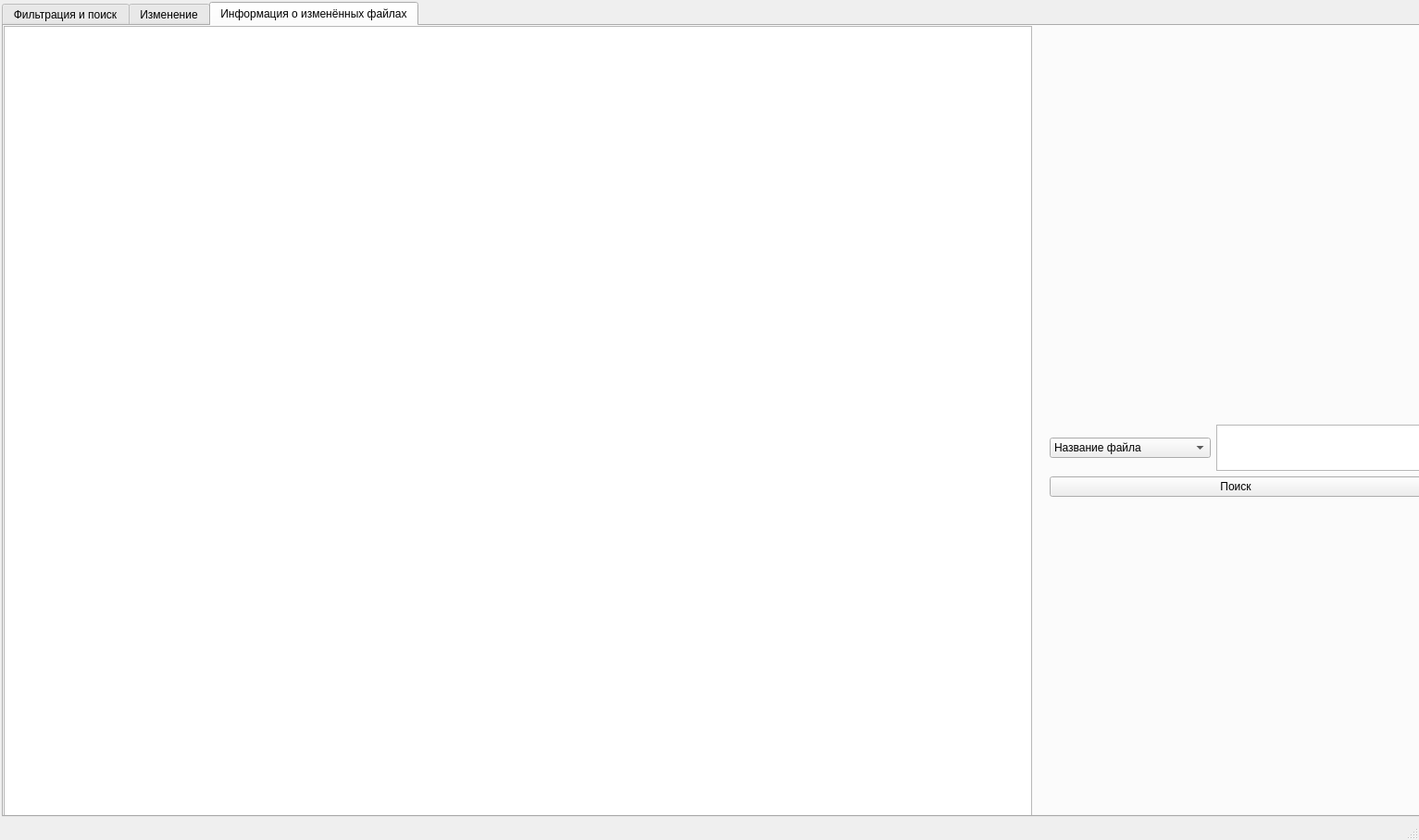
<?xml version="1.0" encoding="UTF-8"?>
<ui version="4.0">
 <class>MainWindow</class>
 <widget class="QMainWindow" name="MainWindow">
  <property name="geometry">
   <rect>
    <x>0</x>
    <y>0</y>
    <width>1533</width>
    <height>908</height>
   </rect>
  </property>
  <property name="minimumSize">
   <size>
    <width>0</width>
    <height>0</height>
   </size>
  </property>
  <property name="maximumSize">
   <size>
    <width>100000</width>
    <height>1000000</height>
   </size>
  </property>
  <property name="windowTitle">
   <string>Редактор аудио-файлов</string>
  </property>
  <widget class="QWidget" name="centralwidget">
   <widget class="QWidget" name="verticalLayoutWidget">
    <property name="geometry">
     <rect>
      <x>0</x>
      <y>0</y>
      <width>1585</width>
      <height>885</height>
     </rect>
    </property>
    <layout class="QVBoxLayout" name="verticalLayout">
     <item>
      <layout class="QHBoxLayout" name="horizontalLayout_2">
       <item>
        <widget class="QTabWidget" name="tabWidget">
         <property name="minimumSize">
          <size>
           <width>1581</width>
           <height>881</height>
          </size>
         </property>
         <property name="maximumSize">
          <size>
           <width>1581</width>
           <height>881</height>
          </size>
         </property>
         <property name="whatsThis">
          <string>&lt;html&gt;&lt;head/&gt;&lt;body&gt;&lt;p&gt;Это вкладка для изменений аудио-файла и сохранения его&lt;/p&gt;&lt;/body&gt;&lt;/html&gt;</string>
         </property>
         <property name="currentIndex">
          <number>2</number>
         </property>
         <widget class="QWidget" name="tab">
          <attribute name="title">
           <string>Фильтрация и поиск</string>
          </attribute>
          <widget class="QTableView" name="tableview_1">
           <property name="geometry">
            <rect>
             <x>0</x>
             <y>0</y>
             <width>1111</width>
             <height>861</height>
            </rect>
           </property>
          </widget>
          <widget class="QWidget" name="layoutWidget">
           <property name="geometry">
            <rect>
             <x>1130</x>
             <y>20</y>
             <width>402</width>
             <height>821</height>
            </rect>
           </property>
           <layout class="QVBoxLayout" name="verticalLayout_7">
            <item>
             <spacer name="verticalSpacer_5">
              <property name="orientation">
               <enum>Qt::Vertical</enum>
              </property>
              <property name="sizeHint" stdset="0">
               <size>
                <width>20</width>
                <height>40</height>
               </size>
              </property>
             </spacer>
            </item>
            <item>
             <widget class="QPushButton" name="button_for_upload">
              <property name="text">
               <string>Загрузить файл</string>
              </property>
             </widget>
            </item>
            <item>
             <spacer name="verticalSpacer_13">
              <property name="orientation">
               <enum>Qt::Vertical</enum>
              </property>
              <property name="sizeHint" stdset="0">
               <size>
                <width>20</width>
                <height>40</height>
               </size>
              </property>
             </spacer>
            </item>
            <item>
             <layout class="QVBoxLayout" name="verticalLayout_2">
              <item>
               <layout class="QHBoxLayout" name="horizontalLayout_3">
                <item>
                 <widget class="QComboBox" name="filter_selection">
                  <item>
                   <property name="text">
                    <string>Название файла</string>
                   </property>
                  </item>
                  <item>
                   <property name="text">
                    <string>Время воспроизведения файла</string>
                   </property>
                  </item>
                  <item>
                   <property name="text">
                    <string>Формат файла</string>
                   </property>
                  </item>
                  <item>
                   <property name="text">
                    <string>Размер файла</string>
                   </property>
                  </item>
                  <item>
                   <property name="text">
                    <string>Ссылка к файлу</string>
                   </property>
                  </item>
                  <item>
                   <property name="text">
                    <string>Сбросить</string>
                   </property>
                  </item>
                 </widget>
                </item>
                <item alignment="Qt::AlignBottom">
                 <widget class="QTextEdit" name="parameter">
                  <property name="maximumSize">
                   <size>
                    <width>250</width>
                    <height>50</height>
                   </size>
                  </property>
                 </widget>
                </item>
               </layout>
              </item>
              <item>
               <widget class="QPushButton" name="search">
                <property name="text">
                 <string>Поиск</string>
                </property>
               </widget>
              </item>
             </layout>
            </item>
           </layout>
          </widget>
         </widget>
         <widget class="QWidget" name="change">
          <attribute name="title">
           <string>Изменение</string>
          </attribute>
          <widget class="QTableView" name="tableview_2">
           <property name="geometry">
            <rect>
             <x>0</x>
             <y>0</y>
             <width>1111</width>
             <height>871</height>
            </rect>
           </property>
          </widget>
          <widget class="QSpinBox" name="spinbox_key">
           <property name="geometry">
            <rect>
             <x>1510</x>
             <y>210</y>
             <width>42</width>
             <height>22</height>
            </rect>
           </property>
          </widget>
          <widget class="QSpinBox" name="spinbox_speed">
           <property name="geometry">
            <rect>
             <x>1510</x>
             <y>450</y>
             <width>42</width>
             <height>22</height>
            </rect>
           </property>
          </widget>
          <widget class="QWidget" name="layoutWidget_2">
           <property name="geometry">
            <rect>
             <x>1120</x>
             <y>0</y>
             <width>371</width>
             <height>841</height>
            </rect>
           </property>
           <layout class="QVBoxLayout" name="verticalLayout_3">
            <item>
             <spacer name="verticalSpacer_4">
              <property name="orientation">
               <enum>Qt::Vertical</enum>
              </property>
              <property name="sizeHint" stdset="0">
               <size>
                <width>20</width>
                <height>40</height>
               </size>
              </property>
             </spacer>
            </item>
            <item>
             <widget class="QPushButton" name="upscaling">
              <property name="text">
               <string>Повышение тональности</string>
              </property>
             </widget>
            </item>
            <item>
             <widget class="QPushButton" name="downscaling">
              <property name="text">
               <string>Понижение тональности</string>
              </property>
             </widget>
            </item>
            <item>
             <widget class="QSlider" name="horizontalslider_key">
              <property name="orientation">
               <enum>Qt::Horizontal</enum>
              </property>
             </widget>
            </item>
            <item>
             <spacer name="verticalSpacer_3">
              <property name="orientation">
               <enum>Qt::Vertical</enum>
              </property>
              <property name="sizeHint" stdset="0">
               <size>
                <width>20</width>
                <height>40</height>
               </size>
              </property>
             </spacer>
            </item>
            <item>
             <widget class="QPushButton" name="speed_up">
              <property name="text">
               <string>Ускорение</string>
              </property>
             </widget>
            </item>
            <item>
             <widget class="QPushButton" name="speed_down">
              <property name="text">
               <string>Замедление</string>
              </property>
             </widget>
            </item>
            <item>
             <widget class="QSlider" name="horizontalslider_speed">
              <property name="orientation">
               <enum>Qt::Horizontal</enum>
              </property>
             </widget>
            </item>
            <item>
             <spacer name="verticalSpacer_2">
              <property name="orientation">
               <enum>Qt::Vertical</enum>
              </property>
              <property name="sizeHint" stdset="0">
               <size>
                <width>20</width>
                <height>40</height>
               </size>
              </property>
             </spacer>
            </item>
            <item>
             <widget class="QPushButton" name="reverse">
              <property name="text">
               <string>Обратная перемотка</string>
              </property>
             </widget>
            </item>
            <item>
             <spacer name="verticalSpacer">
              <property name="orientation">
               <enum>Qt::Vertical</enum>
              </property>
              <property name="sizeHint" stdset="0">
               <size>
                <width>20</width>
                <height>40</height>
               </size>
              </property>
             </spacer>
            </item>
           </layout>
          </widget>
         </widget>
         <widget class="QWidget" name="information">
          <attribute name="title">
           <string>Информация о изменённых файлах</string>
          </attribute>
          <widget class="QTableView" name="tableview_3">
           <property name="geometry">
            <rect>
             <x>0</x>
             <y>0</y>
             <width>1111</width>
             <height>861</height>
            </rect>
           </property>
          </widget>
          <widget class="QWidget" name="layoutWidget_3">
           <property name="geometry">
            <rect>
             <x>1130</x>
             <y>20</y>
             <width>402</width>
             <height>821</height>
            </rect>
           </property>
           <layout class="QVBoxLayout" name="verticalLayout_8">
            <item>
             <spacer name="verticalSpacer_6">
              <property name="orientation">
               <enum>Qt::Vertical</enum>
              </property>
              <property name="sizeHint" stdset="0">
               <size>
                <width>20</width>
                <height>40</height>
               </size>
              </property>
             </spacer>
            </item>
            <item>
             <layout class="QVBoxLayout" name="verticalLayout_4">
              <item>
               <layout class="QHBoxLayout" name="horizontalLayout_4">
                <item>
                 <widget class="QComboBox" name="filter_selection_2">
                  <item>
                   <property name="text">
                    <string>Название файла</string>
                   </property>
                  </item>
                  <item>
                   <property name="text">
                    <string>Обратная перемотка</string>
                   </property>
                  </item>
                  <item>
                   <property name="text">
                    <string>Ускорение</string>
                   </property>
                  </item>
                  <item>
                   <property name="text">
                    <string>Замедление</string>
                   </property>
                  </item>
                  <item>
                   <property name="text">
                    <string>Повышение тональности</string>
                   </property>
                  </item>
                  <item>
                   <property name="text">
                    <string>Понижение тональности</string>
                   </property>
                  </item>
                  <item>
                   <property name="text">
                    <string>Сбросить</string>
                   </property>
                  </item>
                 </widget>
                </item>
                <item alignment="Qt::AlignBottom">
                 <widget class="QTextEdit" name="parameter_2">
                  <property name="maximumSize">
                   <size>
                    <width>250</width>
                    <height>50</height>
                   </size>
                  </property>
                 </widget>
                </item>
               </layout>
              </item>
              <item>
               <widget class="QPushButton" name="search_2">
                <property name="text">
                 <string>Поиск</string>
                </property>
               </widget>
              </item>
              <item>
               <spacer name="verticalSpacer_14">
                <property name="orientation">
                 <enum>Qt::Vertical</enum>
                </property>
                <property name="sizeHint" stdset="0">
                 <size>
                  <width>20</width>
                  <height>40</height>
                 </size>
                </property>
               </spacer>
              </item>
             </layout>
            </item>
           </layout>
          </widget>
         </widget>
        </widget>
       </item>
      </layout>
     </item>
    </layout>
   </widget>
  </widget>
  <widget class="QStatusBar" name="statusbar"/>
 </widget>
 <resources/>
 <connections/>
</ui>
